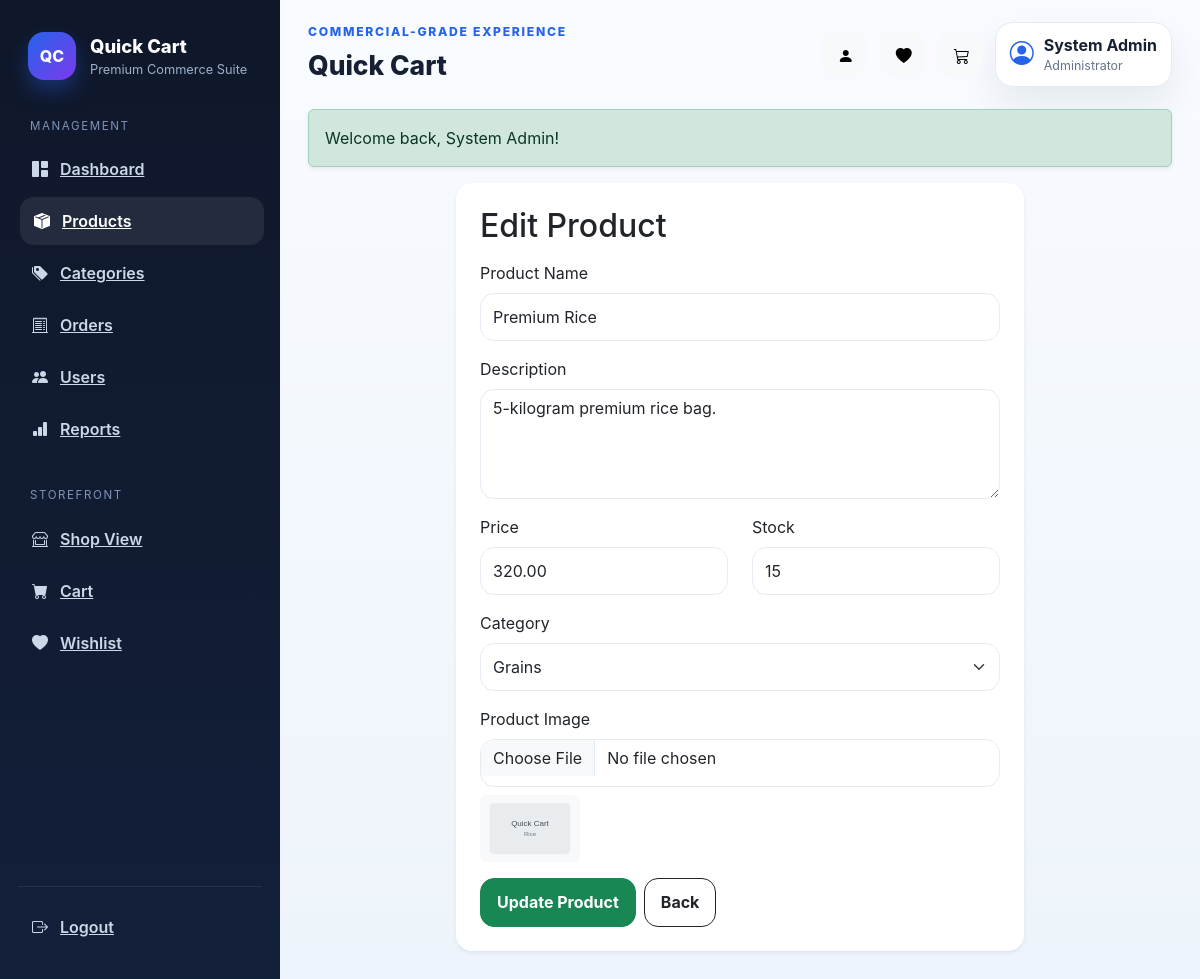
Screenshot of /admin/product_form.php?id=2 (signed in) with the database file from the repository.
### tables this page shows
CREATE TABLE products (
    id INT AUTO_INCREMENT PRIMARY KEY,
    category_id INT DEFAULT NULL,
    name VARCHAR(150) NOT NULL,
    description TEXT NOT NULL,
    price DECIMAL(10,2) NOT NULL DEFAULT 0.00,
    stock INT NOT NULL DEFAULT 0,
    image VARCHAR(255) DEFAULT NULL,
    created_at TIMESTAMP DEFAULT CURRENT_TIMESTAMP,
    CONSTRAINT fk_prod_category FOREIGN KEY (category_id) REFERENCES categories(id) ON DELETE SET NULL
);

CREATE TABLE categories (
    id INT AUTO_INCREMENT PRIMARY KEY,
    name VARCHAR(100) NOT NULL UNIQUE,
    created_at TIMESTAMP DEFAULT CURRENT_TIMESTAMP
);

### includes/functions.php (called while the page is built, shortened)
<?php
function e(string $v): string { return htmlspecialchars($v, ENT_QUOTES, 'UTF-8'); }
function url(string $path = ''): string {
    $path = ltrim($path, '/');
    return BASE_URL . ($path !== '' ? '/' . $path : '');
}
?>

### admin/product_form.php (the view, shortened to what this page needs)
<?php
require_once __DIR__ . '/../config/db.php';
require_once __DIR__ . '/../includes/functions.php';
$id = (int)($_GET['id'] ?? 0);
$product = ['id'=>0,'name'=>'','description'=>'','price'=>'','stock'=>'','image'=>'','category_id'=>0];
if ($id > 0) {
    $stmt = $conn->prepare("SELECT * FROM products WHERE id = ?");
    $stmt->bind_param("i", $id);
    $stmt->execute();
    $found = $stmt->get_result()->fetch_assoc();
    if ($found) $product = $found;
    else { $_SESSION['flash_error'] = 'Product not found.'; redirect(url('admin/products.php')); }
}
$categories = $conn->query("SELECT id, name FROM categories ORDER BY name");
include __DIR__ . '/../includes/header.php';
?>
<div class="row justify-content-center"><div class="col-lg-8">
<div class="card border-0 shadow-sm rounded-4"><div class="card-body p-4">
<h2 class="mb-3"><?= $id > 0 ? 'Edit Product' : 'Add Product' ?></h2>
<form method="POST" action="<?= e(url('admin/product_save.php')) ?>" enctype="multipart/form-data">
<div class="mb-3"><label class="form-label">Product Name</label><input type="text" name="name" class="form-control" required value="<?= e((string)$product['name']) ?>"></div>
<div class="mb-3"><label class="form-label">Description</label><textarea name="description" class="form-control" rows="4" required><?= e((string)$product['description']) ?></textarea></div>
<div class="row">
<div class="col-md-6 mb-3"><label class="form-label">Price</label><input type="number" step="0.01" min="0" name="price" class="form-control" required value="<?= e((string)$product['price']) ?>"></div>
<div class="col-md-6 mb-3"><label class="form-label">Stock</label><input type="number" min="0" name="stock" class="form-control" required value="<?= e((string)$product['stock']) ?>"></div>
</div>
<div class="mb-3">
<label class="form-label">Category</label>
<select name="category_id" class="form-select">
    <?php while ($cat = $categories->fetch_assoc()): ?>
    <option value="<?= (int)$cat['id'] ?>" <?= (int)$product['category_id'] === (int)$cat['id'] ? 'selected' : '' ?>><?= e($cat['name']) ?></option>
    <?php endwhile; ?>
</select>
</div>
<div class="mb-3"><label class="form-label">Product Image</label><input type="file" name="image" class="form-control" <?= $id === 0 ? 'required' : '' ?>>
<?php if (!empty($product['image'])): ?><div class="mt-2"><img src="<?= e(url('assets/products/' . $product['image'])) ?>" alt="" width="100" class="rounded"></div><?php endif; ?>
</div>
<div class="d-flex gap-2"><button class="btn btn-success"><?= $id > 0 ? 'Update Product' : 'Save Product' ?></button><a href="<?= e(url('admin/products.php')) ?>" class="btn btn-outline-dark">Back</a></div>
</form></div></div></div></div>
<?php include __DIR__ . '/../includes/footer.php'; ?>

### assets/css/app.css (style rules this page uses)
:root { --qc-bg:#0f172a;--qc-border:#e5ebf3;--qc-muted:#64748b;--qc-accent:#2563eb;--qc-accent2:#7c3aed; --qc-shadow:0 16px 40px rgba(15,23,42,.08);--qc-radius:22px; }
* { box-sizing:border-box }
body { margin:0;font-family:Inter,Segoe UI,Arial,sans-serif;background:linear-gradient(180deg,#f8fbff,#eef4fb);color:#172033 }
.card,.qc-card { border:none;border-radius:var(--qc-radius);box-shadow:var(--qc-shadow);background:#fff }
.form-control,.form-select { min-height:48px;border-radius:14px;border:1px solid var(--qc-border) }
.btn { border-radius:14px;font-weight:700;padding:.72rem 1rem }

### rows the page displays
products: name "Premium Rice", description "5-kilogram premium rice bag.", price "320.00", stock "15", category_id "Grains", image (picture)

### other values shown
APP_NAME "Quick Cart"
current_user_name() "System Admin"
$success "Welcome back, System Admin!"
